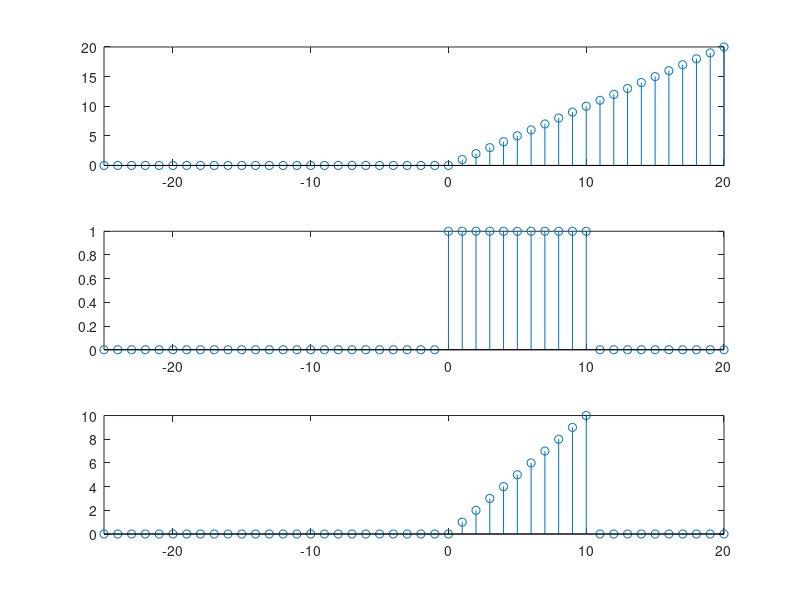

Recreate this plot in MATLAB.
%%
clc
clear all
close all

%%
f1 = @(n) n.*(n>=0);
f2 = @(n) n>=0;

%%
indx1 = -10:20;
indx2 = -25:10;

indx = min(min(indx1),min(indx2)):max(max(indx1),max(indx2));
sig1 = zeros(size(indx));
sig2 = zeros(size(indx));

sig1(indx>=-10 & indx<=20) = f1(indx1);
sig2(indx>=-25 & indx<=10) = f2(indx2);

sigAd = sig1 .* sig2;

subplot(311), stem(indx, sig1), axis tight;
subplot(312), stem(indx, sig2), axis tight;
subplot(313), stem(indx, sigAd), axis tight;